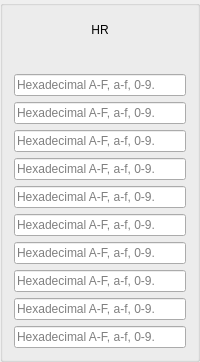
       <widget class="QGroupBox" name="verticalGroupBox_HR">
        <property name="sizePolicy">
         <sizepolicy hsizetype="Fixed" vsizetype="Preferred">
          <horstretch>0</horstretch>
          <verstretch>0</verstretch>
         </sizepolicy>
        </property>
        <property name="minimumSize">
         <size>
          <width>0</width>
          <height>0</height>
         </size>
        </property>
        <property name="maximumSize">
         <size>
          <width>16777215</width>
          <height>16777215</height>
         </size>
        </property>
        <layout class="QVBoxLayout" name="verticalLayout_7">
         <item>
          <widget class="QLabel" name="holdingRegisters">
           <property name="minimumSize">
            <size>
             <width>0</width>
             <height>25</height>
            </size>
           </property>
           <property name="text">
            <string>HR</string>
           </property>
           <property name="alignment">
            <set>Qt::AlignCenter</set>
           </property>
          </widget>
         </item>
         <item>
          <widget class="QLabel" name="label_8">
           <property name="minimumSize">
            <size>
             <width>0</width>
             <height>20</height>
            </size>
           </property>
           <property name="text">
            <string/>
           </property>
          </widget>
         </item>
         <item>
          <widget class="QLineEdit" name="holdReg_0">
           <property name="minimumSize">
            <size>
             <width>0</width>
             <height>20</height>
            </size>
           </property>
           <property name="maxLength">
            <number>32767</number>
           </property>
           <property name="placeholderText">
            <string>Hexadecimal A-F, a-f, 0-9.</string>
           </property>
          </widget>
         </item>
         <item>
          <widget class="QLineEdit" name="holdReg_1">
           <property name="minimumSize">
            <size>
             <width>0</width>
             <height>20</height>
            </size>
           </property>
           <property name="maxLength">
            <number>32767</number>
           </property>
           <property name="placeholderText">
            <string>Hexadecimal A-F, a-f, 0-9.</string>
           </property>
          </widget>
         </item>
         <item>
          <widget class="QLineEdit" name="holdReg_2">
           <property name="minimumSize">
            <size>
             <width>0</width>
             <height>20</height>
            </size>
           </property>
           <property name="maxLength">
            <number>32767</number>
           </property>
           <property name="placeholderText">
            <string>Hexadecimal A-F, a-f, 0-9.</string>
           </property>
          </widget>
         </item>
         <item>
          <widget class="QLineEdit" name="holdReg_3">
           <property name="minimumSize">
            <size>
             <width>0</width>
             <height>20</height>
            </size>
           </property>
           <property name="maxLength">
            <number>32767</number>
           </property>
           <property name="placeholderText">
            <string>Hexadecimal A-F, a-f, 0-9.</string>
           </property>
          </widget>
         </item>
         <item>
          <widget class="QLineEdit" name="holdReg_4">
           <property name="minimumSize">
            <size>
             <width>0</width>
             <height>20</height>
            </size>
           </property>
           <property name="maxLength">
            <number>32767</number>
           </property>
           <property name="placeholderText">
            <string>Hexadecimal A-F, a-f, 0-9.</string>
           </property>
          </widget>
         </item>
         <item>
          <widget class="QLineEdit" name="holdReg_5">
           <property name="minimumSize">
            <size>
             <width>0</width>
             <height>20</height>
            </size>
           </property>
           <property name="maxLength">
            <number>32767</number>
           </property>
           <property name="placeholderText">
            <string>Hexadecimal A-F, a-f, 0-9.</string>
           </property>
          </widget>
         </item>
         <item>
          <widget class="QLineEdit" name="holdReg_6">
           <property name="minimumSize">
            <size>
             <width>0</width>
             <height>20</height>
            </size>
           </property>
           <property name="maxLength">
            <number>32767</number>
           </property>
           <property name="placeholderText">
            <string>Hexadecimal A-F, a-f, 0-9.</string>
           </property>
          </widget>
         </item>
         <item>
          <widget class="QLineEdit" name="holdReg_7">
           <property name="minimumSize">
            <size>
             <width>0</width>
             <height>20</height>
            </size>
           </property>
           <property name="maxLength">
            <number>32767</number>
           </property>
           <property name="placeholderText">
            <string>Hexadecimal A-F, a-f, 0-9.</string>
           </property>
          </widget>
         </item>
         <item>
          <widget class="QLineEdit" name="holdReg_8">
           <property name="minimumSize">
            <size>
             <width>0</width>
             <height>20</height>
            </size>
           </property>
           <property name="maxLength">
            <number>32767</number>
           </property>
           <property name="placeholderText">
            <string>Hexadecimal A-F, a-f, 0-9.</string>
           </property>
          </widget>
         </item>
         <item>
          <widget class="QLineEdit" name="holdReg_9">
           <property name="minimumSize">
            <size>
             <width>0</width>
             <height>20</height>
            </size>
           </property>
           <property name="maxLength">
            <number>32767</number>
           </property>
           <property name="placeholderText">
            <string>Hexadecimal A-F, a-f, 0-9.</string>
           </property>
          </widget>
         </item>
        </layout>
       </widget>
